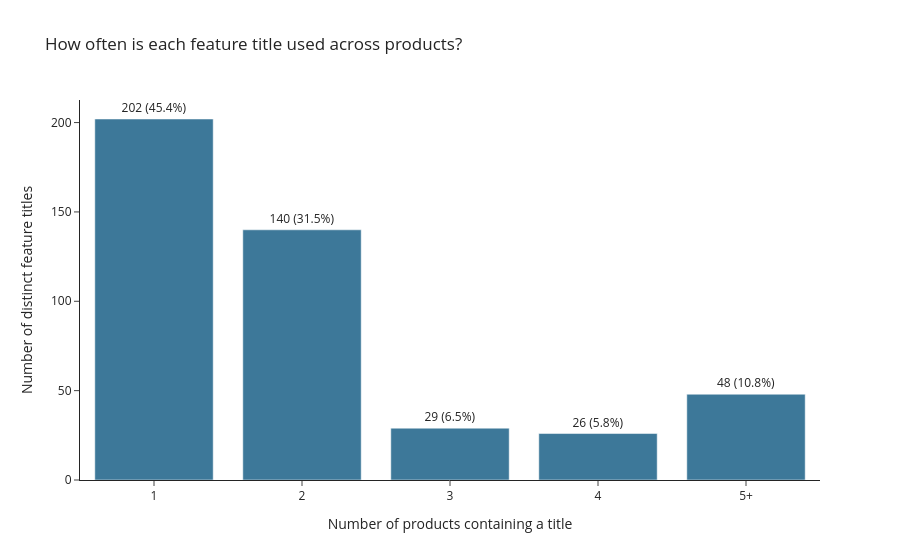
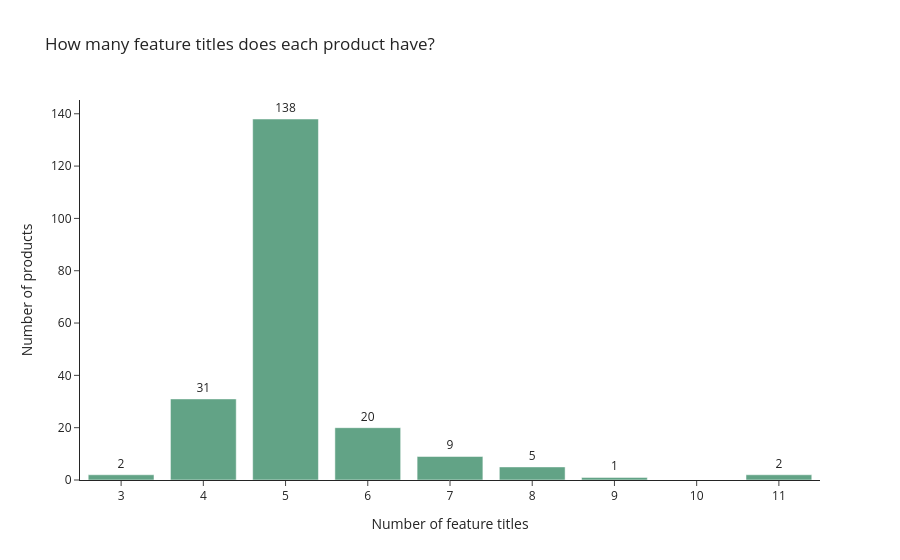
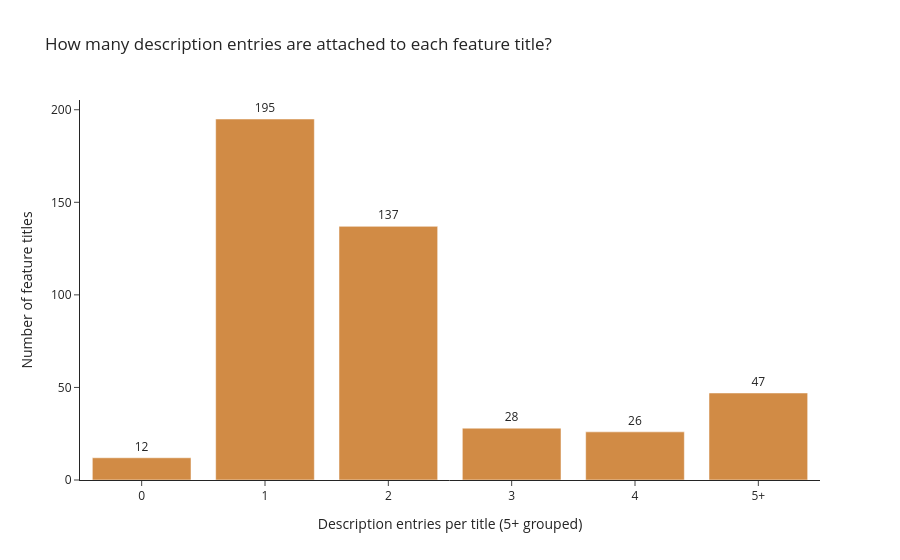

Notebook code for these charts, in order:
### Markdown cell above
## Visualizing product and feature patterns

These plots explore the preprocessed catalog only: how many feature names products have, how often each feature name is reused across products, and how many description entries are collected for each feature name.

A feature name can have several description entries because it appears on several products. Some entries may contain identical text. The final plot counts entries, not unique wording; the examples below the chart show what those counts mean.

### Code cell
import plotly.graph_objects as go
from IPython.display import display

# How many distinct feature names are used by 1, 2, 3, 4, or 5+ products?
support_categories = ["1", "2", "3", "4", "5+"]
support_group = [str(count) if count < 5 else "5+" for count in feature_name_counts.values()]
support_category_counts = [sum(group == category for group in support_group) for category in support_categories]

support_figure = go.Figure(
    go.Bar(
        x=support_categories,
        y=support_category_counts,
        text=[f"{count} ({count / len(feature_name_counts):.1%})" for count in support_category_counts],
        textposition="outside",
        marker_color="#3d7899",
        hovertemplate="Appears on %{x} product(s)<br>Feature names: %{y}<extra></extra>",
    )
)
support_figure.update_layout(
    title="How often is each feature name used across products?",
    xaxis_title="Number of products containing a feature name",
    yaxis_title="Number of distinct feature names",
    template="simple_white",
    showlegend=False,
)
display(support_figure)

# Distribution of how many feature names each product has.
product_feature_name_counts = Counter(len(product["titles"]) for product in products)
product_feature_name_values = sorted(product_feature_name_counts)
product_figure = go.Figure(
    go.Bar(
        x=product_feature_name_values,
        y=[product_feature_name_counts[count] for count in product_feature_name_values],
        text=[product_feature_name_counts[count] for count in product_feature_name_values],
        textposition="outside",
        marker_color="#62a386",
        hovertemplate="Feature names per product: %{x}<br>Products: %{y}<extra></extra>",
    )
)
product_figure.update_layout(
    title="How many feature names does each product have?",
    xaxis_title="Number of feature names",
    yaxis_title="Number of products",
    template="simple_white",
    showlegend=False,
)
display(product_figure)

# Count description entries attached to each feature name.
description_categories = ["0", "1", "2", "3", "4", "5+"]
description_bins = Counter(str(count) if count < 5 else "5+" for count in desc_counts)

description_figure = go.Figure(
    go.Bar(
        x=description_categories,
        y=[description_bins[category] for category in description_categories],
        text=[description_bins[category] for category in description_categories],
        textposition="outside",
        marker_color="#d18b45",
        hovertemplate="Description entries for a feature name: %{x}<br>Feature names: %{y}<extra></extra>",
    )
)
description_figure.update_layout(
    title="How many description entries are attached to each feature name?",
    xaxis_title="Description entries per feature name (5+ grouped)",
    yaxis_title="Number of feature names",
    template="simple_white",
    showlegend=False,
)
display(description_figure)

# Concrete examples: show how repeated entries are stored for individual feature names.
example_feature_names = ["Light insulation", "Reflective details"]
for feature_name in example_feature_names:
    record = next((record for record in records if record["title"] == feature_name), None)
    if record is None:
        continue
    descriptions = Counter(record["descriptions"])
    print(
        f"\n{feature_name}: {sum(descriptions.values())} description entries, "
        f"{len(descriptions)} distinct text versions"
    )
    for description, count in descriptions.most_common(3):
        print(f"  {count}x: {description}")

### Figure 1 — Plotly figure (JSON) as saved in the notebook; plotly's stock layout.template omitted (floating-point values rounded to 4 significant figures)
{"data": [{"hovertemplate": "Appears on %{x} product(s)<br>Feature titles: %{y}<extra></extra>", "marker": {"color": "#3d7899"}, "text": ["202 (45.4%)", "140 (31.5%)", "29 (6.5%)", "26 (5.8%)", "48 (10.8%)"], "textposition": "outside", "type": "bar", "x": ["1", "2", "3", "4", "5+"], "y": [202, 140, 29, 26, 48]}], "layout": {"showlegend": false, "title": {"text": "How often is each feature title used across products?"}, "xaxis": {"title": {"text": "Number of products containing a title"}}, "yaxis": {"title": {"text": "Number of distinct feature titles"}}}}

### Figure 2 — Plotly figure (JSON) as saved in the notebook; plotly's stock layout.template omitted (floating-point values rounded to 4 significant figures)
{"data": [{"hovertemplate": "Feature titles per product: %{x}<br>Products: %{y}<extra></extra>", "marker": {"color": "#62a386"}, "text": ["2", "31", "138", "20", "9", "5", "1", "2"], "textposition": "outside", "type": "bar", "x": [3, 4, 5, 6, 7, 8, 9, 11], "y": [2, 31, 138, 20, 9, 5, 1, 2]}], "layout": {"showlegend": false, "title": {"text": "How many feature titles does each product have?"}, "xaxis": {"title": {"text": "Number of feature titles"}}, "yaxis": {"title": {"text": "Number of products"}}}}

### Figure 3 — Plotly figure (JSON) as saved in the notebook; plotly's stock layout.template omitted (floating-point values rounded to 4 significant figures)
{"data": [{"hovertemplate": "Description entries for a title: %{x}<br>Feature titles: %{y}<extra></extra>", "marker": {"color": "#d18b45"}, "text": ["12", "195", "137", "28", "26", "47"], "textposition": "outside", "type": "bar", "x": ["0", "1", "2", "3", "4", "5+"], "y": [12, 195, 137, 28, 26, 47]}], "layout": {"showlegend": false, "title": {"text": "How many description entries are attached to each feature title?"}, "xaxis": {"title": {"text": "Description entries per title (5+ grouped)"}}, "yaxis": {"title": {"text": "Number of feature titles"}}}}
